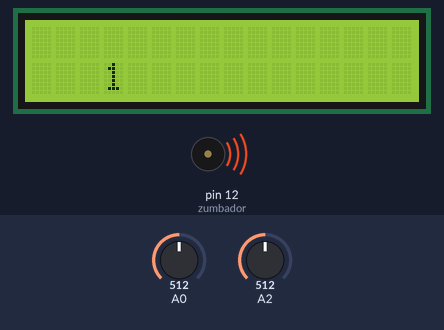
Simulated run of this sketch. Board: Arduino Uno, built with avr-gcc and run on an emulated ATmega328P. Parts: 16×2 character LCD, buzzer (waves = sounding). The inputs (shaded band) are chosen by the test bench; at power-on: A0 = 512, A2 = 512. Random numbers use the default seed unless the sketch sets one.

Above: at 6.94 s.
7.3 s: A0 set to 410
At 11.0 s:
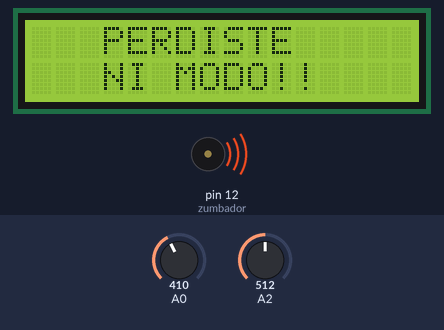
At 14.58 s:
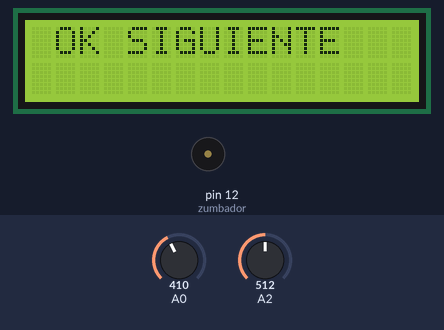
Timing chart, 0 to 18.6 s (numbered marks = the images above; inputs shaded):
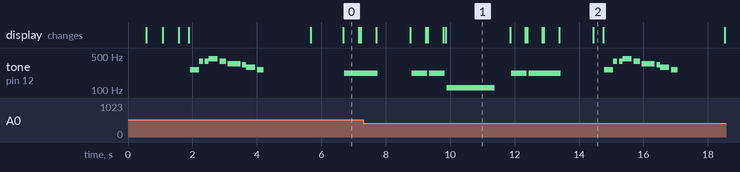

Measured:
- by itself, tone on pin 12 (zumbador): plays 220 Hz for 0.48 s, 220 Hz for 0.48 s, 110 Hz for 1.5 s, 220 Hz for 0.48 s, 220 Hz for 1.0 s, 261 Hz for 0.28 s … (14 notes in this stretch)
- what the display in image 0 shows lasts 0.5 s, from 6.7 s to 7.2 s
- what the display in image 1 shows lasts 2.0 s, from 9.9 s to 11.9 s

The sketch:

Simon_Dice_Arduino.ino
```cpp
/*
 * https://www.minitronica.com/juego-simon-dice-con-arduino/
 * Visitanos en www.minitronica.com
*/

#include <LiquidCrystal.h>
LiquidCrystal lcd(8, 9, 4, 5, 6, 7);

// Declaramos los pins de salida para los LED
/*
byte led_rojo = 1;
byte led_azul = 4;
byte led_amarillo = 3;
byte led_verde = 2;
*/
// Declaramos el pin para el zumbador piezoelectrico
const byte zumbador = 12;
 /*
// Declaramos los pins de salida para los botones
byte boton_rojo = 1;
byte boton_azul = 1;
byte boton_amarillo = 1;
byte boton_verde = 1;
*/

// Declaramos alguna variables
long sequence[20];             // Array que alberga la secuencia
int contador = 0;              // Contador
long input = 5;                // Indicador de boton pulsado
int wait = 500;                // Retraso segun la secuencia se incrementa
int puntuacion_maxima = 20;    // Puntuación máxima donde acaba el juego

// Declaramos algunas variables para los efectos musicales
int length = 15;                  // Numero de notas de la melodia
char notes[] = "ccggaagffeeddc "; // Notas de la melodia (cada letra es una nota distinta)
int beats[] = { 1, 1, 1, 1, 1, 1, 2, 1, 1, 1, 1, 1, 1, 2, 4 };  // Duracion de cada tono en un array
byte tempo = 100;  //Tempo de la melodia


void setup() {
  lcd.begin(16, 2);
  pinMode(zumbador, OUTPUT);
  /*
 // Configuramos los pines de los leds y del zumbador como salidas
  pinMode(led_rojo, OUTPUT);
  pinMode(led_verde, OUTPUT);
  pinMode(led_amarillo, OUTPUT);
  pinMode(led_azul, OUTPUT);
  pinMode(zumbador, OUTPUT);

 // Configuramos los pines de los botones como entradas
  pinMode(boton_rojo, INPUT);
  pinMode(boton_verde, INPUT);
  pinMode(boton_amarillo, INPUT);
  pinMode(boton_azul, INPUT);

 // Iniciamos las resistencias PullUp internas para los botones
  digitalWrite(boton_rojo, HIGH);
  digitalWrite(boton_verde, HIGH);
  digitalWrite(boton_amarillo, HIGH);
  digitalWrite(boton_azul, HIGH);
    */
  // Hacemos que suene la melodia al arrancar el Arduino
   lcd.setCursor(0, 0);  lcd.print("     Simon");
   lcd.setCursor(0, 1);  lcd.print(" Dice lcd 16x2");
   delay(500);  lcd.clear();

   lcd.setCursor(0, 0);  lcd.print("     HECHO");
   lcd.setCursor(0, 1);  lcd.print("      Por");
   delay(500);  lcd.clear();

   lcd.setCursor(0, 0);  lcd.print("     Walter");
   lcd.setCursor(0, 1);  lcd.print("    Mauricio");
   delay(500);  lcd.clear();

  felicitacion();
  }


void loop() {
  mostrar_secuencia();  // Reproduce la sequencia
  leer_secuencia();     // Lee la sequencia
  delay(1000);          // Espera 1 segundo
}


 // Funcion para definir las notas y sus frecuencias
void playNote(char note, int duration) {
  char names[] = { 'c', 'd', 'e', 'f', 'g', 'a', 'b', 'C' };
  int tones[] = { 1915, 1700, 1519, 1432, 1275, 1136, 1014, 956 };

  for(int i = 0; i < 8; i++){
     if(names[i] == note){ playtone(tones[i], duration); }
     }
}

 // Funcion para definir las notas segun la duración y el tono
void playtone(int tone, int duration) {
    for (long i = 0; i < duration * 1000L; i += tone *2) {
      digitalWrite(zumbador, HIGH);
      delayMicroseconds(tone);
      digitalWrite(zumbador, LOW);
      delayMicroseconds(tone);
    }
  }

 // Funciones para encender los leds y reproducir el tono correspondiente
void flash_rojo() {
  //lcd.setCursor(3, 0); lcd.print(led_rojo);
  //lcd.setCursor(3, 1);  lcd.print("1");
  playtone(2273,wait);
  lcd.clear();
}

void flash_azul() {
  //lcd.setCursor(12, 0); lcd.print(led_azul);
  //lcd.setCursor(12, 1);  lcd.print("4");
  playtone(1700,wait);
  lcd.clear();
}

void flash_amarillo() {
  //lcd.setCursor(9, 0); lcd.print(led_amarillo);
  //lcd.setCursor(9, 1);  lcd.print("3");
  playtone(1275,wait);
  lcd.clear();
}

void flash_verde() {
  //lcd.setCursor(6, 0); lcd.print(led_verde);
  //lcd.setCursor(6, 1);  lcd.print("2");
  playtone(1136,wait);
  lcd.clear();
}

// Funcion para mostrar que botón se tenia que pulsar en caso de error del jugador
void mostrar_boton_correcto(long led) {
    switch(led) {
        case 0:
          lcd.setCursor(3, 1);  lcd.print("1"); //delay(100);
          flash_rojo();
          break;
        case 1:
          lcd.setCursor(6, 1);  lcd.print("2"); //delay(100);
          flash_verde();
          break;
        case 2:
          lcd.setCursor(9, 1);  lcd.print("3"); //delay(100);
          flash_amarillo();
          break;
        case 3:
          lcd.setCursor(12, 1);  lcd.print("4");
          flash_azul();
           //delay(100);
          break;
      }
      delay(50);
}

// Función que reproduce la canción al arrancar el arduino y para el juego cuando se llega a la puntuacion maxima
void felicitacion() {
  lcd.setCursor(0, 0); lcd.print(" OK SIGUIENTE");
  delay(300); lcd.clear();
  lcd.setCursor(0, 0); lcd.print("   1  2  3  4");

  for(int i = 0; i < length; i++){
   if(notes[i] == ' '){ delay(beats[i] * tempo); } // rest
   else { playNote(notes[i], beats[i] * tempo); }

   delay(tempo / 2);
  }

  delay(1000);
  lcd.clear();
  resetcontador();
  }

 // Reseteamos contadores
void resetcontador() {
  contador = 0;
  wait = 500;
}


// Funcion para crear y reproducir los patrones
void mostrar_secuencia() { // Con esto hacemos que la función Random sea aun mas aleatoria
  randomSeed(analogRead(10));
  sequence[contador] = random(4);

  for(int i = 0; i < contador; i++){ mostrar_boton_correcto(sequence[i]); }

  wait = 500 - (contador * 15);
  contador++;
  }


// Funcion para leer los botones que pulsa el jugador
void leer_secuencia() {
   for(int i=1; i < contador; i++){
      while(input==5){ botons(); }

  if(sequence[i-1] == input) {
        mostrar_boton_correcto(input);
        if(i == puntuacion_maxima){
          lcd.setCursor(0, 0); lcd.print("  Felicidades!");
          lcd.setCursor(0, 1); lcd.print("    YOU WIN!!");
          delay(500);
          felicitacion(); }
      }
  else {
    lcd.setCursor(3, 0); lcd.print("PERDISTE");
    lcd.setCursor(3, 1); lcd.print("NI MODO!!");
    playtone(4545,1500);
    delay(500);
    lcd.clear();
    mostrar_boton_correcto(sequence[i-1]);
    mostrar_boton_correcto(sequence[i-1]);
    mostrar_boton_correcto(sequence[i-1]);
    delay(1000);
    felicitacion();
    resetcontador();
    }
    input = 5;
    }
}
/*
void botons() {
     int xy;        // Declarar variables
     xy = analogRead(0);     // Asignar 'xy' para las entradas analógicas Arduino Shields (botones)

    if(xy < 10){ boton_azul = 0; }      // if el button es RIGHT
    else if(xy < 110){ boton_amarillo = 0; }  // if el button es UP
    else if(xy < 265){ boton_amarillo = 0; }  // if el button es DAWN
    else if(xy < 420){ boton_verde = 0; }  // if el button es LEFT //
    else if(xy < 650){ boton_rojo = 0; }  // if el button es SELECT //
    else {
      boton_rojo = 1;
      boton_azul = 1;
      boton_amarillo = 1;
      boton_verde = 1;
      }
}
*/
void botons() {
     int xy;        // Declarar variables
     xy = analogRead(0);     // Asignar 'xy' para las entradas analógicas Arduino Shields (botones)

    if(xy < 10){ input = 3; }      // if el button es RIGHT
    else if(xy < 110){ input = 2; }  // if el button es UP
    else if(xy < 265){ input = 2; }  // if el button es DAWN
    else if(xy < 420){ input = 1; }  // if el button es LEFT //
    else if(xy < 650){ input = 0; }  // if el button es SELECT //
    else {  }
}
```
